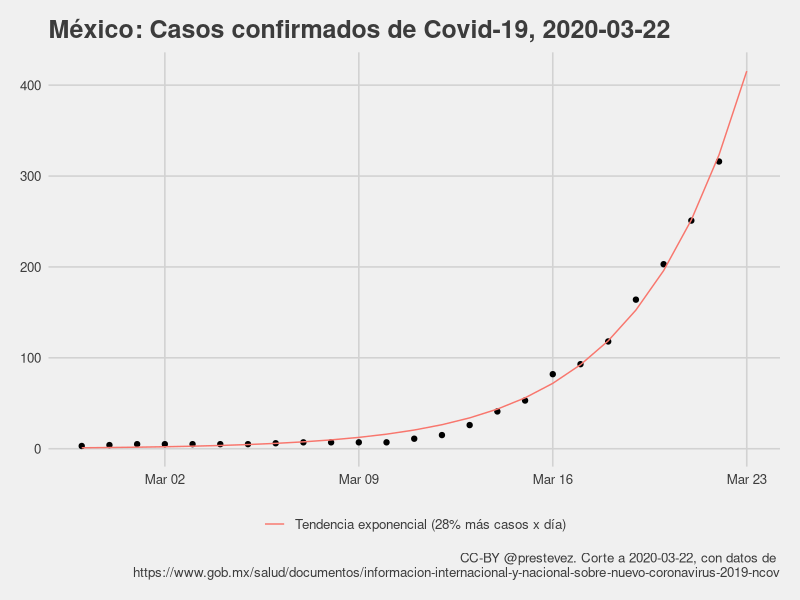
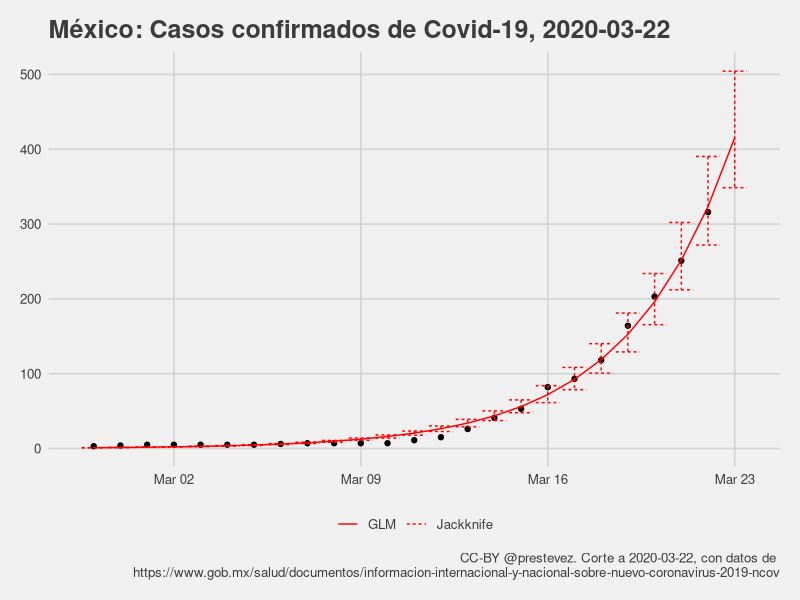
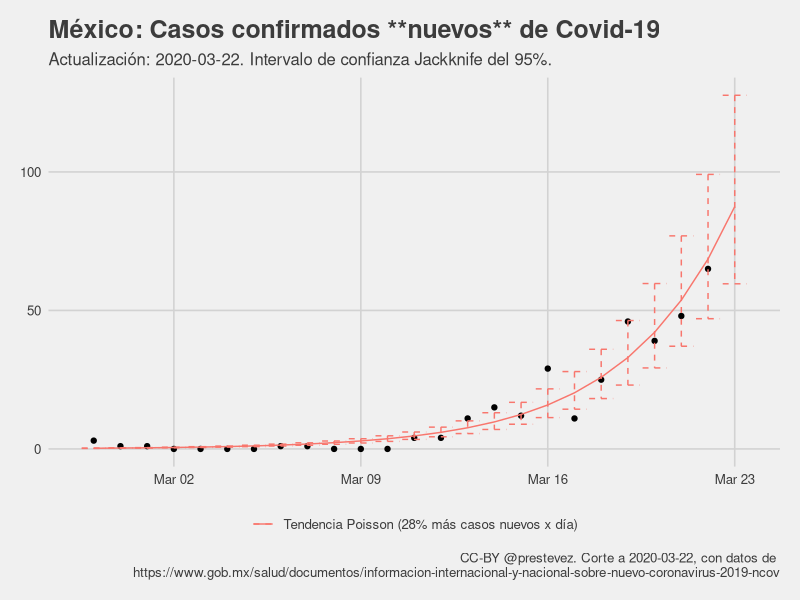

The R source for these figures, in order: (Note: this script raises an error after producing the figures.)
## ---- chunk 1

require(tidyverse)
require(ggthemes)
require(lubridate)

casos <- read_csv("confirmados.csv")

casos$t <- (nrow(casos)-1):0

casos %>%
  filter(casos > 0) %>%
  arrange(date) -> casos

m1 <- glm(casos ~ t,
          data = casos,
          family = gaussian("log"))

max_date <- max(casos$date) + 1
max_t <- max(casos$t) + 1

modelo <- paste0("Tendencia exponencial (",
                 round((exp(m1[[1]][2])-1)*100),
                 "% más casos x día)")
tibble(
  date = max_date,
  casos = NA,
  t = max_t,
  predicted = predict(m1, newdata = data.frame(t = max_t), type = "response")
  ) %>%
  bind_rows(
    mutate(casos,
      predicted = predict(m1, type = "response"))) %>%
  arrange(date) -> casos_with_predictions

hoy <- max_date - 1

pg <- "https://www.gob.mx/salud/documentos/informacion-internacional-y-nacional-sobre-nuevo-coronavirus-2019-ncov"

casos_with_predictions %>%
  ggplot(aes(date, casos)) +
  geom_point() +
  theme_fivethirtyeight() +
  geom_line(aes(y = predicted, colour = modelo)) +
  xlab("Total de casos") +
  labs(title = paste0("México: Casos confirmados de Covid-19, ", hoy),
       caption = paste0("CC-BY @prestevez. Corte a ", hoy, ", con datos de \n", pg)) +
  theme(legend.title = element_blank()) -> p1

ggsave("casos.png", p1, width = 7, height = 5)

## ---- chunk 2
summary(m1)
## ---- chunk 3
### Jackknife estimate?

lapply(1:nrow(casos), function(x){
  glm(casos ~ t, 
      data = casos[-x,],
      family = gaussian("log"))
}) -> m1_jk_ls

sapply(m1_jk_ls, function(x) coef(x)) %>% data.frame() %>%
  mutate(var = rownames(.)) %>%
  pivot_longer(-var, names_to = "rep") %>%
  group_by(var) %>%
  summarise(Estimate = mean(value),
            ci_low = quantile(value, 0.025),
            ci_high = quantile(value, 0.975)) -> m1_jk

pred_jk <- function(model, t, type = c("Estimate", "ci_low", "ci_high")){
  terms <- unlist(model[,type[1]])
  preds <- exp(terms[1] + (terms[2] * t))
  return(preds)
}


casos_with_predictions %>%
  mutate(Jackknife = pred_jk(m1_jk, t = t),
         Jackknife_low = pred_jk(m1_jk, t = t, "ci_low"),
         Jackknife_high = pred_jk(m1_jk, t = t, "ci_high")) -> casos_with_predictions_jk

casos_with_predictions_jk %>%
  ggplot(aes(date, casos)) + 
  geom_point() +
  theme_fivethirtyeight() +
  geom_line(aes(y = predicted, linetype = "GLM"), colour = "red") +
  #geom_line(aes(y = Jackknife, linetype = "Jackknife"), colour = "red") +
  geom_errorbar(aes(ymin = Jackknife_low,
                    ymax = Jackknife_high,
                    linetype = "Jackknife"),
                colour = "red") + 
  xlab("Total de casos") + 
  labs(title = paste0("México: Casos confirmados de Covid-19, ", hoy),
       caption = paste0("CC-BY @prestevez. Corte a ", hoy, ", con datos de \n", pg)) +
  theme(legend.title = element_blank()) -> p1jk

ggsave("casos_jk.png", p1jk, width = 7, height = 5)

jk_pred <- filter(casos_with_predictions_jk, t == max_t)[,c(7,8)]

## ---- chunk 4
## Estimación Jackknife
m1_jk

## ---- chunk 5

read_csv("confirmados.csv") %>%
  mutate(t = (nrow(.)-1):0) %>%
  arrange(date) %>%
  mutate(casos_nuevos = casos-lag(casos),
         muertes_nuevas = muertes - lag(muertes)) %>%
  drop_na -> casos_ext

write_csv(casos_ext, "confirmados_extended.csv")

n1 <- glm(casos_nuevos ~ t,
          data = casos_ext,
          family = poisson("log"))


modelo_n <- paste0("Tendencia Poisson (",
                 round((exp(n1[[1]][2])-1)*100),
                 "% más casos nuevos x día)")
tibble(
  date = max_date,
  casos_nuevos = NA,
  t = max_t,
  predicted = predict(n1, newdata = data.frame(t = max_t), type = "response")
  ) %>%
  bind_rows(
    mutate(casos_ext,
      predicted = predict(n1, type = "response"))) %>%
  arrange(date) -> casos_nuevos_with_predictions


### Jackknife estimate?

lapply(1:nrow(casos_ext), function(x){
  glm(casos_nuevos ~ t, 
      data = casos_ext[-x,],
      family = poisson())
}) -> n1_jk_ls

sapply(n1_jk_ls, function(x) coef(x)) %>% data.frame() %>%
  mutate(var = rownames(.)) %>%
  pivot_longer(-var, names_to = "rep") %>%
  group_by(var) %>%
  summarise(Estimate = mean(value),
            ci_low = quantile(value, 0.025),
            ci_high = quantile(value, 0.975)) -> n1_jk

casos_nuevos_with_predictions %>%
  mutate(Jackknife = pred_jk(n1_jk, t = t),
         Jackknife_low = pred_jk(n1_jk, t = t, "ci_low"),
         Jackknife_high = pred_jk(n1_jk, t = t, "ci_high")) -> casos_nuevos_with_predictions_jk


casos_nuevos_with_predictions_jk %>%
  ggplot(aes(date, casos_nuevos)) +
  geom_point() +
  theme_fivethirtyeight() +
  geom_line(aes(y = predicted, colour = modelo_n)) +
  geom_errorbar(aes(ymin = Jackknife_low,
                    ymax = Jackknife_high,
                    colour = modelo_n),
                linetype = 2) + 
  xlab("Total de casos nuevos") +
  labs(title = "México: Casos confirmados **nuevos** de Covid-19",
       subtitle = paste0("Actualización: ", hoy, ". Intervalo de confianza Jackknife del 95%."),
       caption = paste0("CC-BY @prestevez. Corte a ", hoy, ", con datos de \n", pg)) +
  theme(legend.title = element_blank()) -> p1n

ggsave("casos_nuevos.png", p1n, width = 7, height = 5)

jk_pred_nuevos <- filter(casos_nuevos_with_predictions_jk, t == max_t)[,c(9,10)]

## ---- chunk 6
summary(n1)

## Estimación Jackknife
n1_jk

## ---- chunk 7

casos %>%
  filter(!t == (max_t-1)) %>%
  glm(casos ~ t, data = ., family = gaussian("log")) -> m1_yesterday

casos %>%
  filter(t == (max_t-1)) %>%
  predict(m1_yesterday, newdata = ., type = "response") -> predicted_today

casos %>%
  filter(t == (max_t-1)) %>%
  transmute(Fecha = date, Observados = casos) %>%
  mutate(Predicción = predicted_today,
         Error = Observados-Predicción) %>%
  write_csv("predicciones.csv", append = TRUE, col_names = FALSE)

read_csv("predicciones.csv") %>%
  knitr::kable(., digits = 2, col.names = c("Fecha", "Casos Totales Observados", "Predicción", "Error"))

## ---- chunk 8

casos_ext %>%
  filter(!t == (max_t-1)) %>%
  glm(casos_nuevos ~ t, data = ., family = poisson("log")) -> n1_yesterday

casos_ext %>%
  filter(t == (max_t-1)) %>%
  predict(n1_yesterday, newdata = ., type = "response") -> nuevos_predicted_today

casos_ext %>%
  filter(t == (max_t-1)) %>%
  transmute(Fecha = date, Observados = casos_nuevos) %>%
  mutate(Predicción = nuevos_predicted_today,
         Error = Observados-Predicción) %>%
  write_csv("predicciones_nuevos.csv", append = TRUE, col_names = FALSE)

read_csv("predicciones_nuevos.csv") %>%
  knitr::kable(., digits = 2, col.names = c("Fecha", "Casos Nuevos Observados", "Predicción", "Error"))
